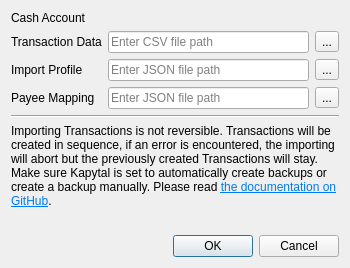
<?xml version="1.0" encoding="UTF-8"?>
<ui version="4.0">
 <class>ImportTransactionsDialog</class>
 <widget class="QDialog" name="ImportTransactionsDialog">
  <property name="windowModality">
   <enum>Qt::WindowModal</enum>
  </property>
  <property name="geometry">
   <rect>
    <x>0</x>
    <y>0</y>
    <width>350</width>
    <height>268</height>
   </rect>
  </property>
  <property name="sizePolicy">
   <sizepolicy hsizetype="Preferred" vsizetype="Preferred">
    <horstretch>0</horstretch>
    <verstretch>0</verstretch>
   </sizepolicy>
  </property>
  <property name="windowTitle">
   <string>Import Transactions</string>
  </property>
  <layout class="QVBoxLayout" name="verticalLayout" stretch="0,0,0,1,0">
   <property name="sizeConstraint">
    <enum>QLayout::SetDefaultConstraint</enum>
   </property>
   <item>
    <layout class="QGridLayout" name="gridLayout">
     <item row="1" column="1">
      <widget class="QLineEdit" name="transactionDataLineEdit">
       <property name="placeholderText">
        <string>Enter CSV file path</string>
       </property>
      </widget>
     </item>
     <item row="1" column="2">
      <widget class="QToolButton" name="transactionDataToolButton">
       <property name="text">
        <string>...</string>
       </property>
      </widget>
     </item>
     <item row="2" column="0">
      <widget class="QLabel" name="importProfileLabel">
       <property name="text">
        <string>Import Profile</string>
       </property>
      </widget>
     </item>
     <item row="1" column="0">
      <widget class="QLabel" name="transactionDataLabel">
       <property name="text">
        <string>Transaction Data</string>
       </property>
      </widget>
     </item>
     <item row="3" column="2">
      <widget class="QToolButton" name="payeeMappingToolButton">
       <property name="text">
        <string>...</string>
       </property>
      </widget>
     </item>
     <item row="2" column="2">
      <widget class="QToolButton" name="importProfileToolButton">
       <property name="text">
        <string>...</string>
       </property>
      </widget>
     </item>
     <item row="3" column="0">
      <widget class="QLabel" name="payeeMappingLabel">
       <property name="sizePolicy">
        <sizepolicy hsizetype="Preferred" vsizetype="Preferred">
         <horstretch>0</horstretch>
         <verstretch>0</verstretch>
        </sizepolicy>
       </property>
       <property name="text">
        <string>Payee Mapping</string>
       </property>
      </widget>
     </item>
     <item row="2" column="1">
      <widget class="QLineEdit" name="importProfileLineEdit">
       <property name="placeholderText">
        <string>Enter JSON file path</string>
       </property>
      </widget>
     </item>
     <item row="3" column="1">
      <widget class="QLineEdit" name="payeeMappingLineEdit">
       <property name="placeholderText">
        <string>Enter JSON file path</string>
       </property>
      </widget>
     </item>
     <item row="0" column="0">
      <widget class="QLabel" name="cashAccountLabel">
       <property name="text">
        <string>Cash Account</string>
       </property>
      </widget>
     </item>
    </layout>
   </item>
   <item>
    <widget class="Line" name="line">
     <property name="orientation">
      <enum>Qt::Horizontal</enum>
     </property>
    </widget>
   </item>
   <item>
    <widget class="QLabel" name="label">
     <property name="text">
      <string>&lt;html&gt;&lt;head/&gt;&lt;body&gt;&lt;p&gt;Importing Transactions is not reversible. Transactions will be created in sequence, if an error is encountered, the importing will abort but the previously created Transactions will stay. Make sure Kapytal is set to automatically create backups or create a backup manually. Please read &lt;a href=&quot;https://github.com/JakubFranek/Kapytal/blob/master/docs/import_transactions.md&quot;&gt;&lt;span style=&quot; text-decoration: underline; color:#007af4;&quot;&gt;the documentation on GitHub&lt;/span&gt;&lt;/a&gt;.&lt;/p&gt;&lt;/body&gt;&lt;/html&gt;</string>
     </property>
     <property name="wordWrap">
      <bool>true</bool>
     </property>
     <property name="openExternalLinks">
      <bool>true</bool>
     </property>
    </widget>
   </item>
   <item>
    <spacer name="verticalSpacer">
     <property name="orientation">
      <enum>Qt::Vertical</enum>
     </property>
     <property name="sizeHint" stdset="0">
      <size>
       <width>20</width>
       <height>40</height>
      </size>
     </property>
    </spacer>
   </item>
   <item>
    <widget class="QDialogButtonBox" name="buttonBox">
     <property name="standardButtons">
      <set>QDialogButtonBox::Cancel|QDialogButtonBox::Ok</set>
     </property>
    </widget>
   </item>
  </layout>
  <action name="actionSelect_Transaction_Data_File">
   <property name="text">
    <string>Select Transaction Data File</string>
   </property>
   <property name="toolTip">
    <string>Select Transaction Data File</string>
   </property>
  </action>
  <action name="actionSelect_Import_Profile_File">
   <property name="text">
    <string>Select Import Profile File</string>
   </property>
   <property name="toolTip">
    <string>Select Import Profile File</string>
   </property>
  </action>
  <action name="actionSelect_Payee_Mapping_File">
   <property name="text">
    <string>Select Payee Mapping File</string>
   </property>
   <property name="toolTip">
    <string>Select Payee Mapping File</string>
   </property>
  </action>
 </widget>
 <tabstops>
  <tabstop>transactionDataLineEdit</tabstop>
  <tabstop>transactionDataToolButton</tabstop>
  <tabstop>importProfileLineEdit</tabstop>
  <tabstop>importProfileToolButton</tabstop>
  <tabstop>payeeMappingLineEdit</tabstop>
  <tabstop>payeeMappingToolButton</tabstop>
 </tabstops>
 <resources/>
 <connections/>
</ui>
